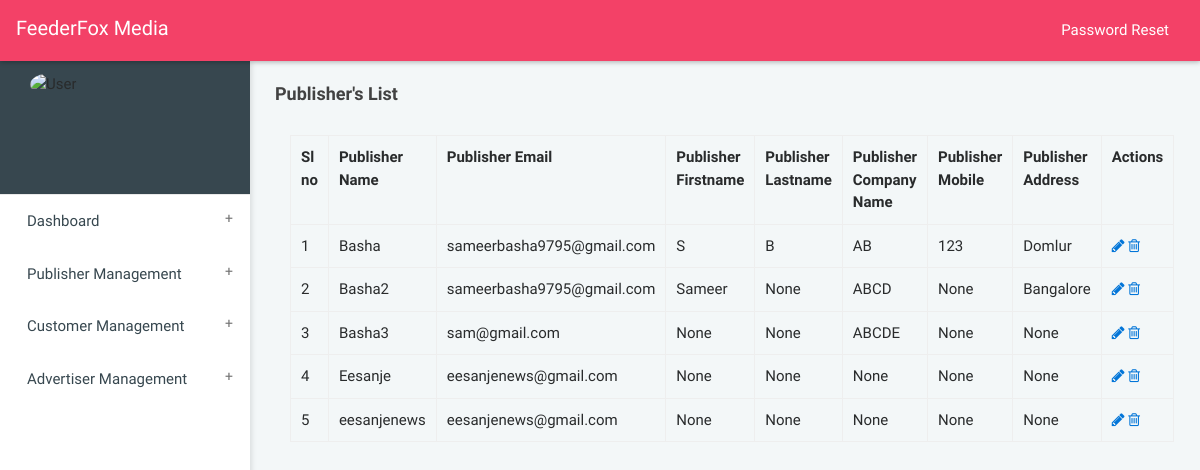
/accounts/publisher_list/, run on an earlier commit of the app's database.
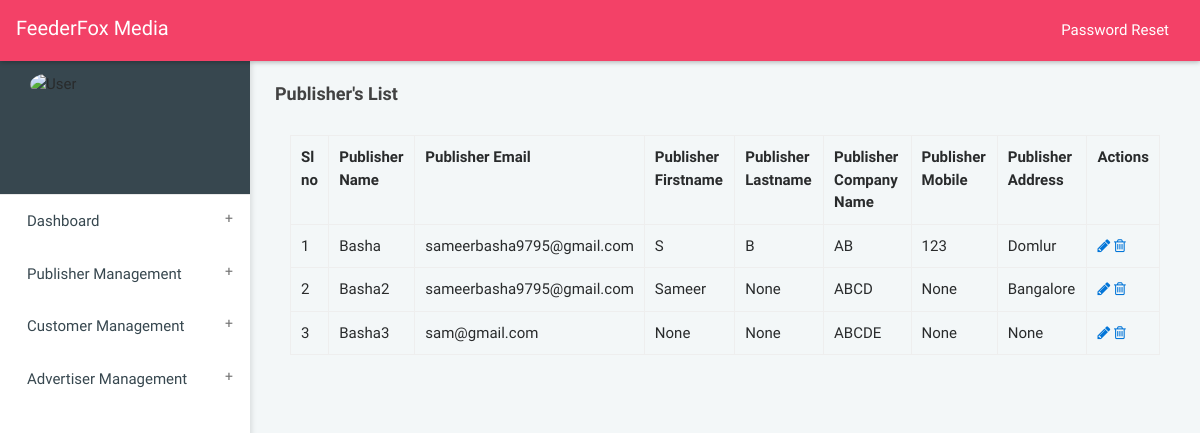
And on a later commit of the database.
### accounts/models.py (models this page shows, shortened)
class Profile(models.Model):
    user = models.OneToOneField(User, on_delete = models.CASCADE)
    username = models.CharField(max_length=100)
    email = models.EmailField()
    Account_type = models.CharField(max_length=100,choices=ACCCOUNT_TYPES_CHOICES)
    Company_Name = models.CharField(max_length=100,blank=True,null=True)
    Firstname = models.CharField(max_length=100,blank=True,null=True)
    Lastname = models.CharField(max_length=100,blank=True,null=True)
    Address = models.CharField(max_length=1000,blank=True,null=True)
    Mobile = models.CharField(max_length=100,blank=True,null=True)

### accounts/views.py (the view)
def publisher_list(request):
	publishers = Profile.objects.filter(Account_type=1)
	context = {'publishers':publishers}
	return render(request,'publisher_list.html',context)

### home/templates/publisher_list.html (shortened to what this page needs)
{% load static %}
{% load crispy_forms_tags %}
{% load widget_tweaks %}
<!DOCTYPE html>
<html>
<head>
<link rel="stylesheet" href=" {% static 'dist/css/bootstrap.min_admin.css' %}">
<link rel="stylesheet" href="{% static 'dist/css/jquery-jvectormap-2.0.3.css' %}"/>
<link rel="stylesheet" href="{% static 'dist/css/main.css' %}">
<link rel="stylesheet" href="{% static 'dist/css/all-themes.css' %}" />
      <link rel="stylesheet" href="https://cdnjs.cloudflare.com/ajax/libs/font-awesome/4.7.0/css/font-awesome.min.css">
<link rel="stylesheet" href="https://cdnjs.cloudflare.com/ajax/libs/material-design-iconic-font/2.2.0/css/material-design-iconic-font.min.css">
</head>
<body class="theme-red">
<nav class="navbar">
    <div class="col-12">
        <div class="navbar-header">
            <a class="navbar-brand" href="index.html">FeederFox Media</a>
        </div>
        <ul class="nav navbar-nav navbar-right">
            <li><a href=" {% url 'accounts:logout' %} " class="mega-menu" data-close="true"><i class="zmdi zmdi-power"></i></a></li>
            <li><a href=" {% url 'account_change_password' %} "  >Password Reset</a></li>
        </ul>
    </div>
</nav>
<aside id="leftsidebar" class="sidebar">
<div class="user-info">
        <div class="container">
            <div class="image"> <img src="/static/dist/images/logos/logo.png" style="align-self: center;" width="150" height="150" alt="User" /> </div>
        </div>
    </div>
    <div class="menu">
        <ul class="list">
            <li> <a href=" {% url 'dashboard' %} " class="menu-toggle"><span>Dashboard</span></a></li>
            <li> <a href="#" class="menu-toggle"><span> Publisher Management </span> </a>
                 </li>
            <li> <a href="#" class="menu-toggle"><span> Customer Management </span> </a>
                 </li>
            <li> <a href="#" class="menu-toggle"> <span> Advertiser Management </span> </a>
                 </li>
    </div>
</aside>
<section class="content home">
    <div class="container-fluid">
        <div class="block-header">
            <div class="row">
                <div class="col-lg-12 col-md-6 col-sm-7">
                    <h2>Publisher's List</h2>
                </div>
            </div>
        </div>
                        <div class="container">
                    <table class="table table-bordered">
                        <tr>
                            <th>Sl no </th>
                            <th>Publisher Name </th>
                            <th>Publisher Email  </th>
                            <th>Publisher Firstname</th>
                            <th>Publisher Lastname</th>
                           <th>Publisher Company Name</th>
                           <th>Publisher Mobile</th>
                           <th>Publisher Address</th>
                           <th>Actions</th>
                        </tr>
                        {% for publisher in publishers %}
                        <tr>
                            <td>{{ forloop.counter }}</td>
                            <td>{{ publisher.username }} </td>
                            <td>{{ publisher.email }}</td>
                            <td>{{ publisher.Firstname }} </td>
                            <td>{{ publisher.Lastname }} </td>
                            <td>{{ publisher.Company_Name }}  </td>
                            <td>{{ publisher.Mobile }} </td>
                            <td>{{ publisher.Address }} </td>
                            <td><a href=" {% url 'accounts:edit_publishers' publisher.id %}" title="view/edit" data-rel="tooltip"> <span class="fa fa-pencil"></span></a>
                                <a href=" {% url 'accounts:delete_publisher' publisher.id %}" title="delete" data-rel="tooltip"><span class="fa fa-trash-o"></span></a>
                            </td>
                        </tr>
                        {% endfor %}
                    </table>
      </div>
    </div>
</section>
</body>
</html>

What changed in the data, as far as the page shows it:
removed Profile: username "Eesanje", email "eesanjenews@gmail.com", Firstname "None", Lastname "None", Company_Name "None", Mobile "None", Address "None"
removed Profile: username "eesanjenews", email "eesanjenews@gmail.com", Firstname "None", Lastname "None", Company_Name "None", Mobile "None", Address "None"
